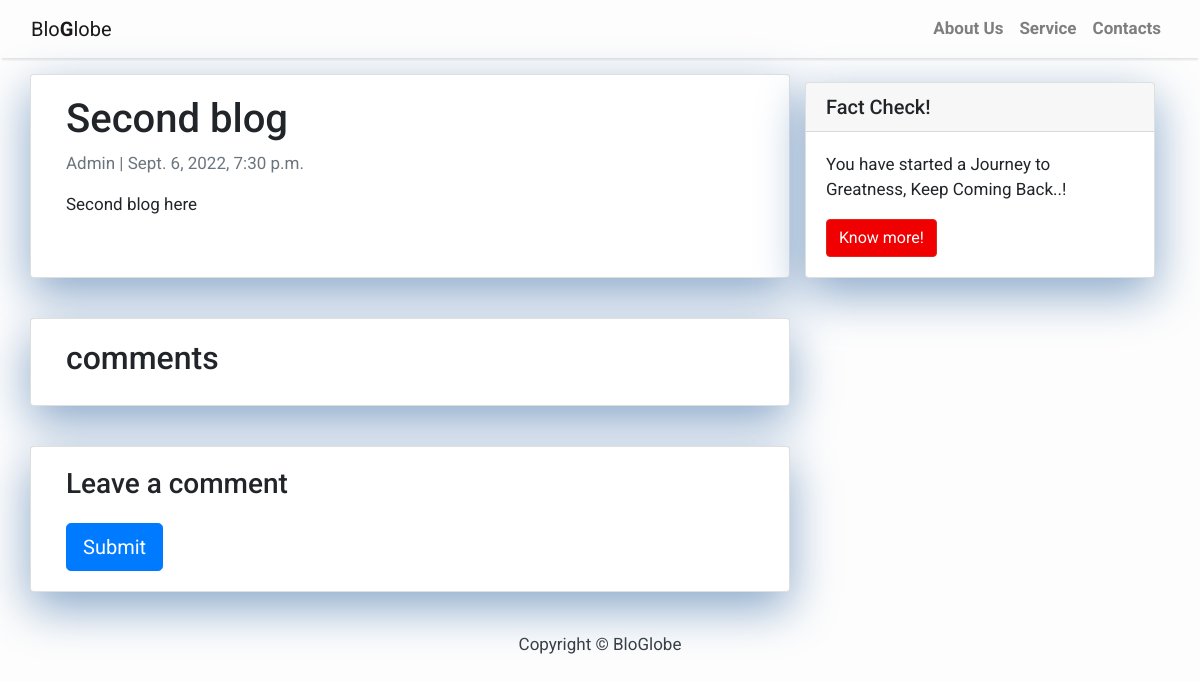
Page /second-blog/ on the committed database.
### blog/models.py (models this page shows, shortened)
class Post(models.Model):
    title = models.CharField(max_length = 200, unique = True)
    slug = models.SlugField(max_length = 200, unique = True)
    author = models.ForeignKey(User, on_delete=models.CASCADE, related_name= 'blog_posts')
    updated_on = models.DateTimeField(auto_now= True)
    content = models.TextField()
    created_on = models.DateTimeField(auto_now_add= True)
    status = models.IntegerField(choices= STATUS, default= 0)
    class Meta:
        ordering = ['-created_on']

### blog/views.py (the view)
# urls.py: path('<slug:slug>/', views.PostDetail.as_view(), name= 'post_detail'),
class PostDetail(generic.DetailView):
    model = Post
    template_name = 'post_detail.html'

### templates/post_detail.html (shortened to what this page needs)
{% extends 'base.html' %} {% block content %}
<div class="container">
  <div class="row">
    <div class="col-md-8 card mb-4  mt-3 left  top">
      <div class="card-body">
        <h1>{% block title %} {{ post.title }} {% endblock title %}</h1>
        <p class=" text-muted">{{ post.author }} | {{ post.created_on }}</p>
        <p class="card-text ">{{ post.content | safe }}</p>
      </div>
    </div>
    {% block sidebar %} {% include 'sidebar.html' %} {% endblock sidebar %}
    <div class="col-md-8 card mb-4  mt-3 ">
      <div class="card-body">
        <h2>{{ comments.count }} comments</h2>
      </div>
    </div>
    <div class="col-md-8 card mb-4  mt-3 ">
      <div class="card-body">
        {% if new_comment %}
        <div class="alert alert-success" role="alert">
          Your comment is awaiting moderation
        </div>
        {% else %}
        <h3>Leave a comment</h3>
        <form method="post" style="margin-top: 1.3em;">
          <button type="submit" class="btn btn-primary  btn-lg">Submit</button>
        </form>
        {% endif %}
      </div>
    </div>
  </div>
</div>
{% endblock content %}

### templates/base.html (style rules this page uses)
body { font-family: "Roboto", sans-serif; font-size: 17px; background-color: #fdfdfd; }

### templates/sidebar.html (style rules this page uses)
.card { box-shadow: 0 16px 48px #89a7c9; }

### rows in the picture
Post: title "Second blog", author "Admin", created_on "Sept. 6, 2022, 7:30 p.m.", content "Second blog here"
